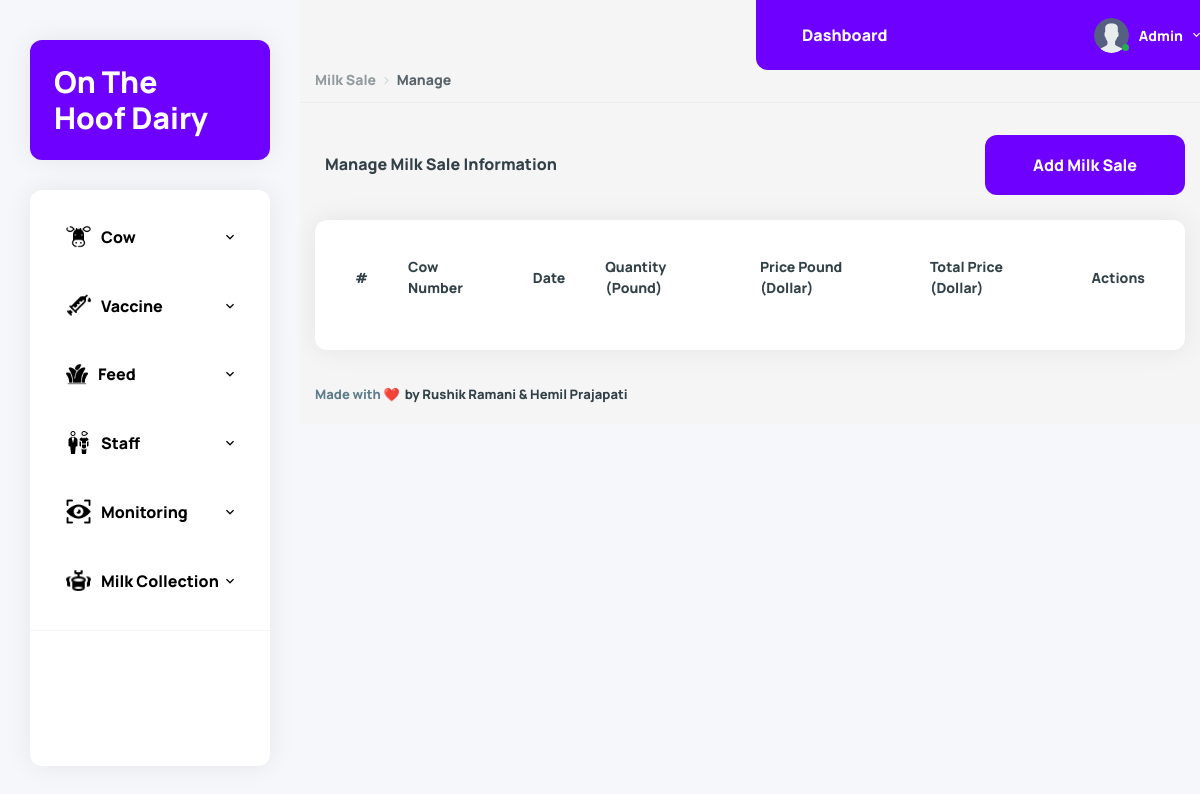
Before: /OTHD/manage-milksale.php (signed in) with the older database file.
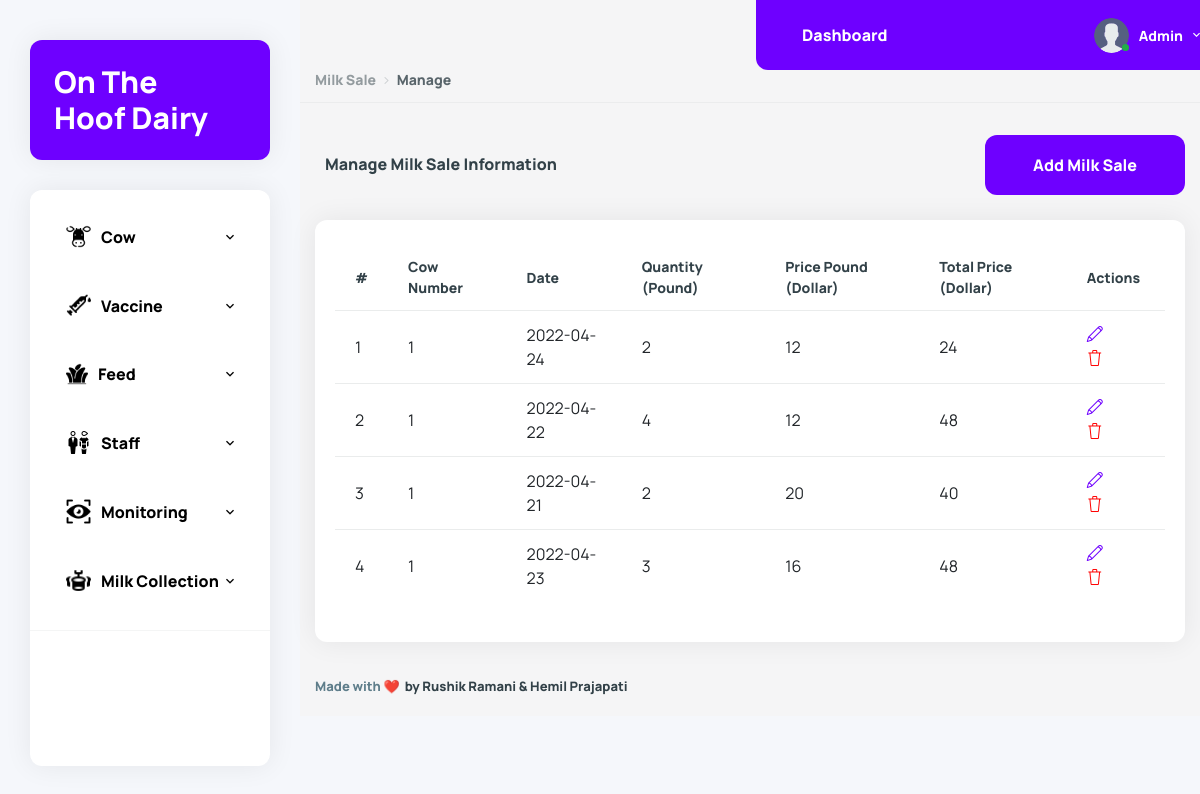
After: the same page with the newer database file.
### tables this page shows
CREATE TABLE `tblmsale` (
  `id` int(11) NOT NULL,
  `CowNumber` int(11) NOT NULL,
  `Date` date NOT NULL,
  `Liter` varchar(255) NOT NULL,
  `priceperpound` varchar(255) NOT NULL
);

### OTHD/manage-milksale.php (the view, shortened to what the changed rows need)
<?php
include('includes/config.php');
if (strlen($_SESSION['aid'] == 0)) {
    header('location:logout.php');
} else {
?>
    <!DOCTYPE html>
    <html lang="en">
    <head>
        <link href="vendors/datatables.net-dt/css/jquery.dataTables.min.css" rel="stylesheet" type="text/css" />
        <link href="vendors/datatables.net-responsive-dt/css/responsive.dataTables.min.css" rel="stylesheet" type="text/css" />
        <link href="vendors/jquery-toggles/css/toggles.css" rel="stylesheet" type="text/css">
        <link href="vendors/jquery-toggles/css/themes/toggles-light.css" rel="stylesheet" type="text/css">
        <link href="dist/css/style.css" rel="stylesheet" type="text/css">
        <script src="https://cdn.tailwindcss.com"></script>
    </head>
    <body>
        <div class="hk-wrapper hk-vertical-nav ml-[300px]">
            <?php include_once('includes/navbar.php');
            include_once('includes/sidebar.php');
            ?>
            <div class="hk-pg-wrapper ml-0">
                <div class="container">
                    <div class="row">
                        <div class="col-xl-12">
                            <section class="hk-sec-wrapper rounded-xl">
                                <div class="row">
                                    <div class="col-sm">
                                        <div class="table-wrap">
                                        <table id="example" class="table table-hover w-100 display pb-30">
                                                <thead>
                                                    <tr>
                                                        <th>#</th>
                                                        <th>Cow Number</th>
                                                        <th>Date</th>
                                                        <th>Quantity (Pound)</th>
                                                        <th>Price Pound (Dollar)</th>
                                                        <th>Total Price (Dollar)</th>
                                                        <th>Actions</th>
                                                    </tr>
                                                </thead>
                                                <tbody>
                                                    <?php
                                                    $query = mysqli_query($con, "select * from tblmsale");
                                                    $cnt = 1;
                                                    while ($row = mysqli_fetch_array($query)) {
                                                    ?>
                                                        <tr>
                                                            <td><?php echo $cnt; ?></td>
                                                            <td><?php echo $row['CowNumber']; ?></td>
                                                            <td><?php echo $row['Date']; ?></td>
                                                            <td><?php echo $row['Liter']; ?></td>
                                                            <td><?php echo $row['priceperpound']; ?></td>
                                                            <td><?php echo ($row['Liter'] * $row['priceperpound']);?></td>
                                                            <td>
                                                                <a href="edit-milksale.php?id=<?php echo $row['id']; ?>" class="mr-25" data-toggle="tooltip" data-original-title="Edit"> <i class="icon-pencil"></i></a>
                                                                <a href="manage-milksale.php?del=<?php echo $row['id']; ?>" data-toggle="tooltip" data-original-title="Delete" onclick="return confirm('Do you really want to delete?');"> <i class="icon-trash txt-danger"></i> </a>
                                                            </td>
                                                        </tr>
                                                    <?php
                                                        $cnt++;
                                                    } ?>
                                                </tbody>
                                            </table>
                                        </div>
                                    </div>
                                </div>
                            </section>
                        </div>
                    </div>
                </div>
            </div>
        </div>
    </body>
    </html>
<?php } ?>

Changed rows visible on the page:
added tblmsale: CowNumber "1", Date "2022-04-24", Liter "2", priceperpound "12", $row['Liter'] * $row['priceperpound'] "24"
added tblmsale: CowNumber "1", Date "2022-04-22", Liter "4", priceperpound "12", $row['Liter'] * $row['priceperpound'] "48"
added tblmsale: CowNumber "1", Date "2022-04-21", Liter "2", priceperpound "20", $row['Liter'] * $row['priceperpound'] "40"
added tblmsale: CowNumber "1", Date "2022-04-23", Liter "3", priceperpound "16", $row['Liter'] * $row['priceperpound'] "48"
